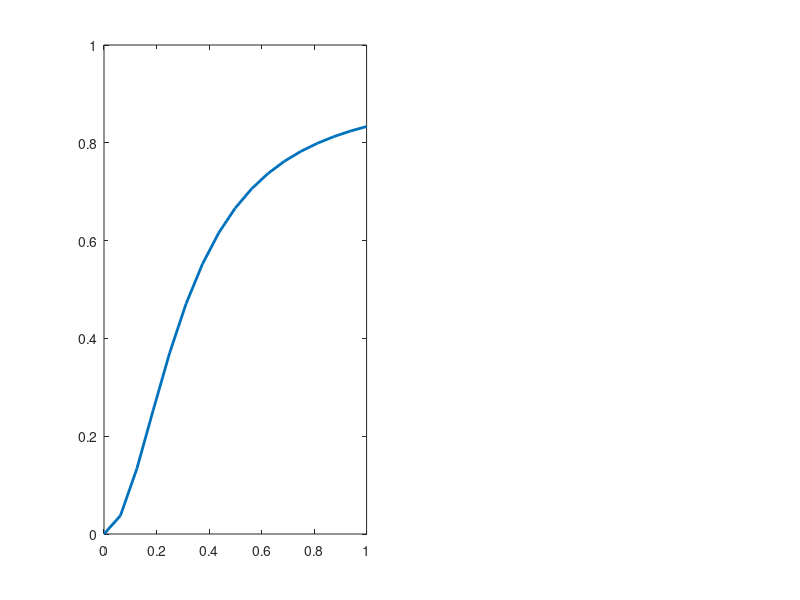

MATLAB code for this plot: (Note: this script raises an error after producing the figure.)
%% Bayesian Inference w/ the two cost distributions. 
%  (Extension B: Alternative beliefs update)

clear all 
clc 
close all 

%% Figure 6 - equilibrium conditions
% Parametrization 
cl = 5;                          % Low cost of lying
ch =15;                          % High cost of lying
p0=0.5;                          % prior belief 
p = 0.2;                         % probability of low cost when state is theta_high
q = 0.8;                         % probability of low cost when state is theta_low
p_cl = p0*q+(1-p0)*p;            % Equation 19 in the draft.
p_ch = p0*(1-q)+(1-p0)*(1-p);    % Equation 20 in the draft. 

% Discount / beliefs
N = 17;
bl = linspace(0,1,N);      % note that b^low>b^high. bl: discount when i believe that challenger is low cost
bh = linspace(0,01,N);      % discount when I believe that challenger is high cost
%b = linspace(0.01, 0.99, 50)

% Best responses 
br_low = (p_cl./((1-bl).^2*cl)+p_ch./((1-bh).^2*cl)+1).^(-1);  % Equation 21.2 in the draft
br_high = (p_cl./((1-bl).^2*ch)+p_ch./((1-bh).^2*ch)+1).^(-1); % Equation 21.1 in the draft


% Note that you have the system of equilibrium conditions (system 22)  on
% the draft. Above the br_low and the br_high have been expressed as
% vectors, while now you want them as matrices. In this way you will be
% able to generate the full set of combos between bl and bh and then work
% w/ the part of the matrix that satisfies the bl>bh condition derived also
% by the model and the 

% components at the berst response of the low cost. 
A_l = p_cl./((1-bl).^2*cl)
B_l = p_ch./((1-bh).^2*cl)+1

% components of the best response of the high cost
A_h = p_cl./((1-bl).^2*ch)
B_h = p_ch./((1-bh).^2*ch)+1


% Turning the components into matrices
% low cost
A_l_mat = repmat(A_l, N,1)
B_l_mat = repmat(B_l',1,N)
% high cost
A_h_mat = repmat(A_h,N,1)
B_h_mat = repmat(B_h',1,N)

% Best responses as matrices 
br_low_mat = (A_l_mat + B_l_mat).^(-1) % each row different bh each column different bl 
br_high_mat = (A_h_mat+B_h_mat).^(-1)  % each row different bh each column different bl


figure('Units', 'inches', 'Position', [1, 1, 9, 4]); % Set the figure size (6 inches by 4 inches))
subplot(1,2,1)
for i = 1:N
 p(i) = plot(1-bl(:), br_low_mat(i,:), 'Linewidth', 2)  
 legendInfo{i} = ['b_h = ' num2str(round(bh(i),2))];
%  legend(legendInfo, 'Location','northwest');
 hold on
end
legend([p(1) p(N)],{'max $1-b^{low}$','min $1-b^{low}$'}, 'Location', 'northwest','Interpreter', 'Latex')
% hold on
% plot(1-sol1_bl,br_low_star1,'r*')
% hold on  
% plot(1-sol2_bl, br_low_star2, 'r*')
hold on
xlim([0 1])
ylabel('\textbf{honesty of low cost candidate}', 'Interpreter', 'Latex')
xlabel('\textbf{trust to low cost candidate: }$\mathbf{1-b^{low}}$', 'Interpreter', 'Latex')
hold off 
hline = refline([1 0]);
hline.Color = 'k';
hline.LineStyle = ':';
hline.HandleVisibility = 'off';

subplot(1,2,2)
for i = 1:N
 q(i) = plot(1-bh(:), br_high_mat(:,i), 'Linewidth', 2)  
 legendInfo{i} = ['b_l = ' num2str(round(bl(i),2))];
%  legend(legendInfo, 'Location','northwest');
 hold on
end
legend([q(1) q(N)],{'max $1-b^{high}$','min $1-b^{high}$'}, 'Location', 'northwest','Interpreter', 'Latex')
xlim([0 1])
ylabel('\textbf{honesty of high cost candidate}', 'Interpreter', 'Latex')
xlabel('\textbf{trust to high cost candidate: }$\mathbf{1-b^{high}}$', 'Interpreter', 'Latex')
hold on 
hline = refline([1 0]);
hline.Color = 'k';
hline.LineStyle = ':';
hline.HandleVisibility = 'off';
% han=axes(figure(7),'visible','off'); 
% han.Title.Visible='on';
% han.XLabel.Visible='on';
% han.YLabel.Visible='on';
% %ylabel(han,'yourYLabel');
% %xlabel(han,'$(1-b^{low})P(c^{low})+(1-b^{high})P(c^{high})$', 'Interpreter', 'Latex');
sgtitle('\textbf{Equilibrium conditions}', 'Interpreter', 'Latex');

% Adjust the paper size
set(gcf, 'PaperUnits', 'inches');
set(gcf, 'PaperPosition', [0, 0, 9, 4]); % Set the paper size to match the figure size


% % Export the plot as a PNG
exportgraphics(gcf, 'Figure_6.png', 'Resolution', 300); % Save as PNG with 300 DPI resolution

%% Figure 8:  
%Solve symbolically for the bl bh, the system of equilibrium conditions.
syms cl ch p_cl p0 q p bl bh
eq1 = ((p0*q+(1-p0)*p)./((1-bl).^2*cl)+(p0*(1-q)+(1-p0)*(1-p))./((1-bh).^2*cl)+1).^(-1) == 1-bl
eq2 = ((p0*q+(1-p0)*p)./((1-bl).^2*ch)+(p0*(1-q)+(1-p0)*(1-p))./((1-bh).^2*ch)+1).^(-1) == 1-bh
S = solve(eq1, eq2, bl, bh);
sol_bl =  simplify(S.bl)
sol_bh = simplify(S.bh)

% Assign each solution to distinct symbolic variable
sol1_bl = sol_bl(1,1)
sol2_bl = sol_bl(2,1)
sol1_bh = sol_bh(1,1)
sol2_bh = sol_bh(2,1)

diff(sol1_bl, 1)

N=17
p0=linspace(0,1,N)
% Parametrization 
cl = 5;                          % Low cost of lying
ch =15;                          % High cost of lying
p = 0.2;                         % probability of low cost when state is theta_high
q = 0.8;                       
%bl1
sol1_bl_fnc = matlabFunction(sol1_bl)
bl1 = feval(sol1_bl_fnc,ch,cl,p,p0,q)

%bl2
sol2_bl_fnc = matlabFunction(sol2_bl)
bl2 = feval(sol2_bl_fnc,ch,cl,p,p0,q)

%bh1
sol1_bh_fnc = matlabFunction(sol1_bh)
bh1 = feval(sol1_bh_fnc,ch,cl,p,p0,q)

%bh2
sol2_bh_fnc = matlabFunction(sol2_bh)
bh2 = feval(sol2_bh_fnc,ch,cl,p,p0,q)

figure('Units', 'inches', 'Position', [1, 1, 6, 4]); % Set the figure size (6 inches by 4 inches))
bl1 = plot(p0,1-bl1, 'Linewidth',2);
hold on;
bl2 = plot(p0,1-bl2, 'Linewidth',2);
hold on;
bh1 = plot(p0,1-bh1, 'Linewidth',2);
hold on;
bh2 = plot(p0,1-bh2, 'Linewidth',2);
hold off;
xlabel('\textbf{prior belief:} $\mathbf{p_0}$', 'Interpreter', 'Latex');
ylabel('\textbf{trust levels}', 'Interpreter', 'Latex');
lgd = legend([bl1 bl2 bh1 bh2],...
             {'$1-b_{low,1}^*$','$1-b_{low,2}^*$','$1-b_{high,1}^*$','$1-b_{high,2}^*$'},...
              'Interpreter', 'Latex');
lgd.Position = [0.15, 0.5 - lgd.Position(4)/2, lgd.Position(3), lgd.Position(4)];

% Adjust the paper size
set(gcf, 'PaperUnits', 'inches');
set(gcf, 'PaperPosition', [0, 0, 6, 4]); % Set the paper size to match the figure size


% % Export the plot as a PNG
exportgraphics(gcf, 'Figure_7.png', 'Resolution', 300); % Save as PNG with 300 DPI resolution

%% Figure B3: Contour sets
cl = 5;                          % Low cost of lying
ch =15;                          % High cost of lying
p0=0.5;                          % prior belief 
p = 0.2;                         % probability of low cost when state is theta_high
q = 0.8;                         % probability of low cost when state is theta_low
N = 17;
bl = linspace(0,1,N);      % note that b^low>b^high. bl: discount when i believe that challenger is low cost
bh = linspace(0,01,N);      % discount when I believe that challenger is high cost
[BL,BH] = meshgrid(1-bl,1-bh);
Z1 = ((p0*q+(1-p0)*p)./((BL).^2*cl)+(p0*(1-q)+(1-p0)*(1-p))./((BH).^2*cl)+1).^(-1) -(BL)
Z2 = ((p0*q+(1-p0)*p)./((BL).^2*ch)+(p0*(1-q)+(1-p0)*(1-p))./((BH).^2*ch)+1).^(-1) -(BH)

% Find also here the equilibrium b's for p0 = 0.5
blow1 = feval(sol1_bl_fnc,ch,cl,p,p0,q)
blow2 = feval(sol2_bl_fnc,ch,cl,p,p0,q)
bhigh1 = feval(sol1_bh_fnc,ch,cl,p,p0,q)
bhigh2 = feval(sol2_bh_fnc,ch,cl,p,p0,q)

figure(3);
subplot(2,1,1)
[c,h] = contour(BL,BH,Z1,'ShowText','on', 'Color', [0, 0.4470, 0.7410])
hold on 
[n m] = contour(BL,BH,Z2,'ShowText','on', 'Color', [1, 0.8, 0])
hold on 
[c1,h1] = contour(BL,BH,Z1,[0 0], 'Color', [0, 0.4470, 0.7410], 'Linewidth', 2)
hold on 
[n1 m1] = contour(BL,BH,Z2,[0 0],'Color', [1, 0.8, 0], 'Linewidth', 2)
hold on
plot(1-blow1, 1-bhigh1, 'r*','MarkerSize',20)
hold on 
plot(1-blow2, 1-bhigh2, 'r*','MarkerSize',20)
legend("c_{low}", "c_{high}")
% hline = refline([0 1-bhigh1]);
% plot([0,1-blow1], [1-blow1, 1-bhigh1], 'r')
% hline.Color = 'r';
% dim = [.13 0.2 .3 .3];
% str = 'P(\theta^{low})=0.5';
% annotation('textbox',dim,'String',str,'FitBoxToText','on');
% xlabel('Trust level: $1-b_{low}$', 'Interpreter', 'Latex')
% ylabel('Trust level: $1-b_{high}$', 'Interpreter', 'Latex')
% title('for $P(\theta^{low}) = 0.5$', 'Interpreter', 'Latex')
title('for $P(\theta^{low}) = 0.5$', 'Interpreter', 'Latex', 'Units', 'normalized', 'Position', [0.88, -0.3, 0.3]);

% Evalueat the same thing for p0=0.8
p0=0.8;                          % prior belief 
% p = 0.2;                         % probability of low cost when state is theta_high
% q = 0.8;                         % probability of low cost when state is theta_low
% N = 17
% bl = linspace(0,1,N);      % note that b^low>b^high. bl: discount when i believe that challenger is low cost
% bh = linspace(0,01,N);      % discount when I believe that challenger is high cost
% [BL,BH] = meshgrid(bl,bh);
Z1 = ((p0*q+(1-p0)*p)./((BL).^2*cl)+(p0*(1-q)+(1-p0)*(1-p))./((BH).^2*cl)+1).^(-1) -(BL)
Z2 = ((p0*q+(1-p0)*p)./((BL).^2*ch)+(p0*(1-q)+(1-p0)*(1-p))./((BH).^2*ch)+1).^(-1) -(BH)

% Evaluate the equilibrium b's 
blow1 = feval(sol1_bl_fnc,ch,cl,p,p0,q)
blow2 = feval(sol2_bl_fnc,ch,cl,p,p0,q)
bhigh1 = feval(sol1_bh_fnc,ch,cl,p,p0,q)
bhigh2 = feval(sol2_bh_fnc,ch,cl,p,p0,q)


subplot(2,1,2)
[c,h] = contour(BL,BH,Z1,'ShowText','on', 'Color', [0, 0.4470, 0.7410])
hold on 
[n m] = contour(BL,BH,Z2,'ShowText','on', 'Color', [1, 0.8, 0])
hold on 
[c1,h1] = contour(BL,BH,Z1,[0 0], 'Color', [0, 0.4470, 0.7410], 'Linewidth', 2)
hold on 
[n1 m1] = contour(BL,BH,Z2,[0 0],'Color', [1, 0.8, 0], 'Linewidth', 2)
hold on
plot(1-blow1, 1-bhigh1, 'r*','MarkerSize',20)
hold on 
plot(1-blow2, 1-bhigh2, 'r*','MarkerSize',20)
legend("c_{low}", "c_{high}")
% xlabel('Trust level: $1-b_{low}$', 'Interpreter', 'Latex')
% ylabel('Trust level: $1-b_{high}$', 'Interpreter', 'Latex')
title('for $P(\theta^{low}) = 0.8$', 'Interpreter', 'Latex', 'Units', 'normalized', 'Position', [0.88, -0.3, 0.3]);
han=axes(figure(3),'visible','off'); 
han.Title.Visible='on';
han.XLabel.Visible='on';
han.YLabel.Visible='on';
ylabel('\textbf{trust level:} $\mathbf{1-b_{high}}$', 'Interpreter', 'Latex');
xlabel('\textbf{trust level:} $\mathbf{1-b_{low}}$', 'Interpreter', 'Latex')
title(han,'Isolines for different priors');

fig = figure(3)
fig.Units = 'inches'
fig.Position = [1, 1, 7, 4]

% Adjust the paper size
set(gcf, 'PaperUnits', 'inches');
set(gcf, 'PaperPosition', [0, 0, 7, 4]); % Set the paper size to match the figure size

exportgraphics(gcf, 'Figure_C4.png', 'Resolution', 300); % Save as PNG with 300 DPI resolution
